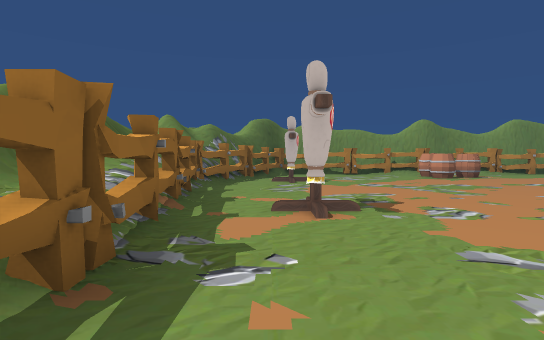
View 1 (above)

12 first-person views from a walk through a Unity game level. The camera is 1.5 m above the floor, tilts 2° down and sees 80° across. The floor is counted in squares, 2 m on a side. Each view is taken from the middle of a square. On the plan, view 1 faces up. The plan holds only what a view shows up to about 11 squares ahead; the rest is blank. The player is left out.

View 2
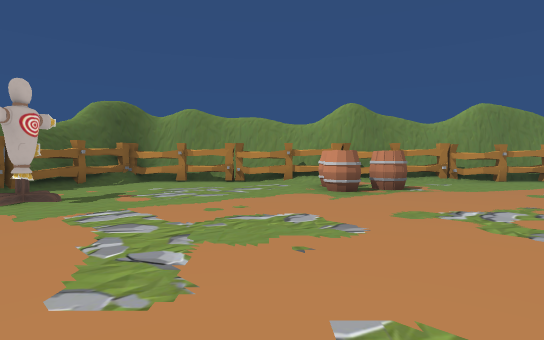

View 3
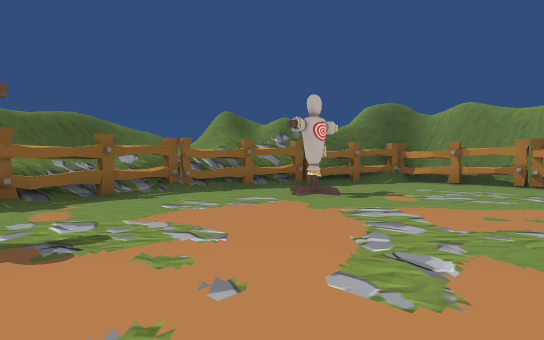

View 4
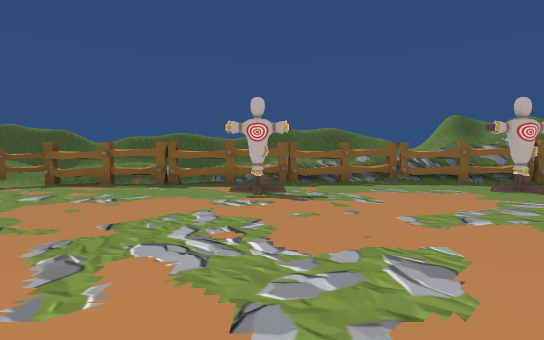

View 5
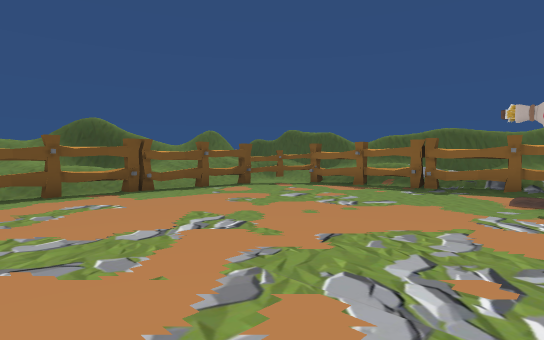

View 6
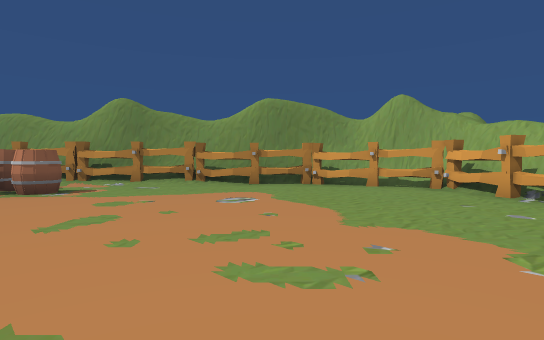

View 7
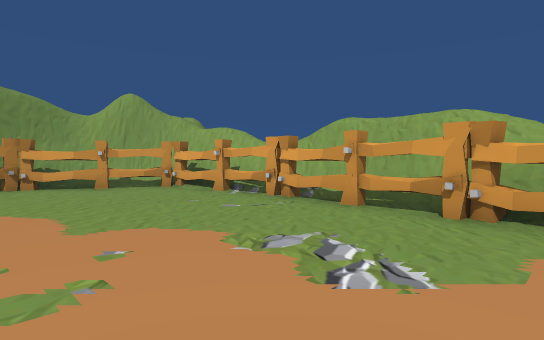

View 8
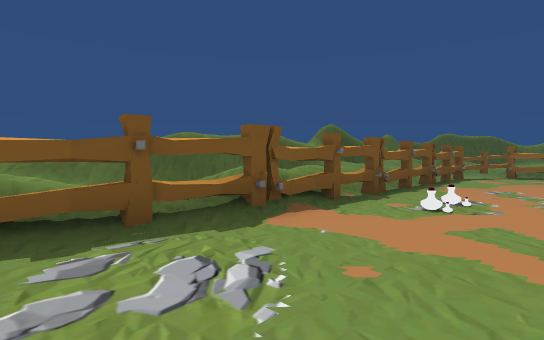

View 9
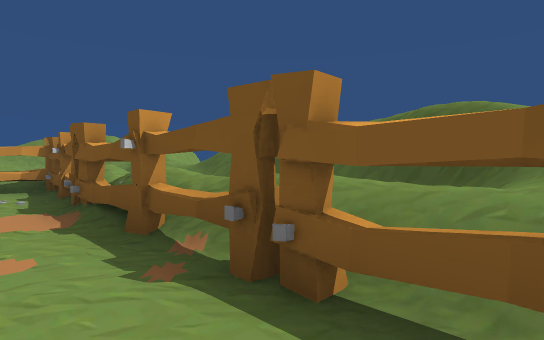

View 10
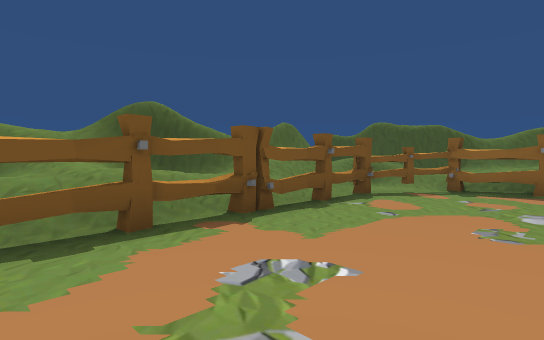

View 11
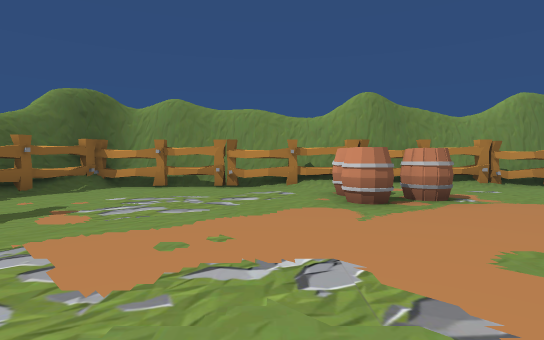

View 12
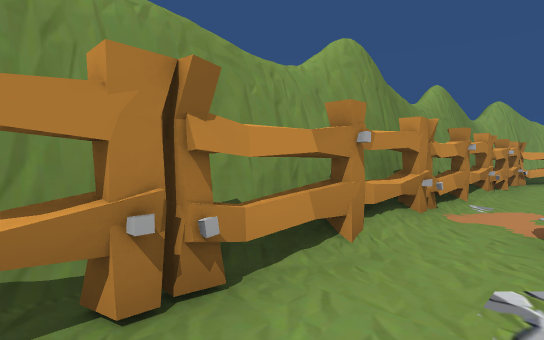

### Floor plan
Key: @ floor where view 1 was taken; # wall or solid block; . floor; ^ raised ledge; B barrel; O other object.
Columns run from 3 left of view 1 to 19 right of it. Each row starts with its distance up from view 1.
 17       ##
 16    ##O##O###O##O#####
 15   ##..............OO##
 14   #O......B.........O#
 13  ##.......BB.........##
 12  #O..................O#
 11  #..O................O#
 10  O...................O#
  9 #O...................O#
  8 #O..........  .......O#
  7 #O.........    ......##
  6 #O.........     ....O^
  5 #O..O.......        O
  4 ^O.........         O
  3 ^O.........
  2 #^O........
  1 #^O........ ......
  0 #^O@..............
 -1 #^O...............O
 -2 #^OO.........OO...O^ ^
 -3 #^^^OOOOOOOOO^^OOOO^ #
 -4  ^^^^^^^^^^^    ^^
 -5      ^##^^####^^^^^^

Positions as (right, up) in squares from view 1, and headings:
1: (0, 0), facing up
2: (5, 5), facing up
3: (5, 5), facing up-left
4: (8, 5), facing left
5: (7, 5), facing down-left
6: (13, 6), facing up
7: (13, 6), facing up-right
8: (14, 1), facing down-left
9: (6, -1), facing down-right
10: (7, 1), facing down-left
11: (5, 7), facing up
12: (3, 14), facing up-right
